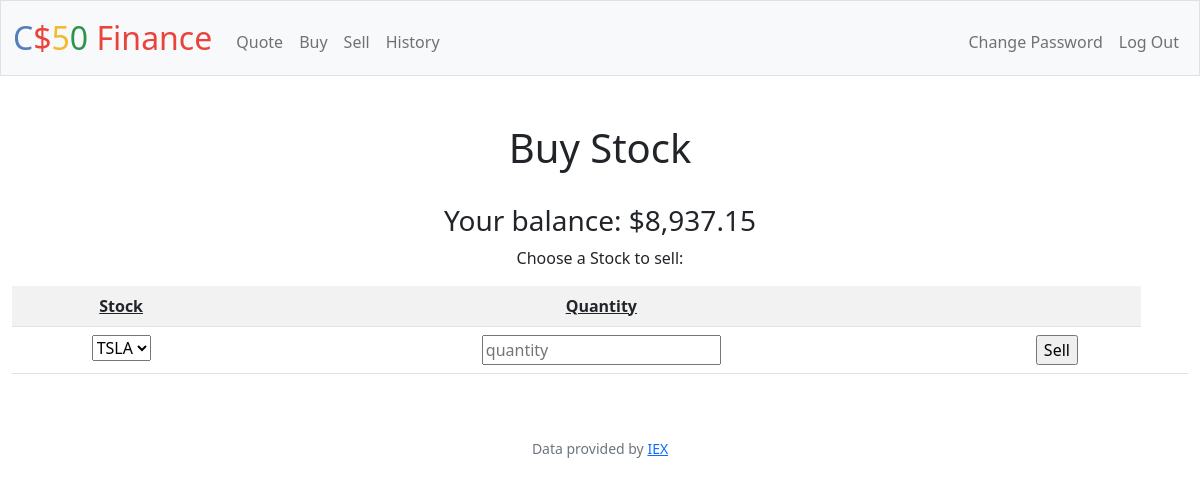
The app's page /sell (signed in), older data.
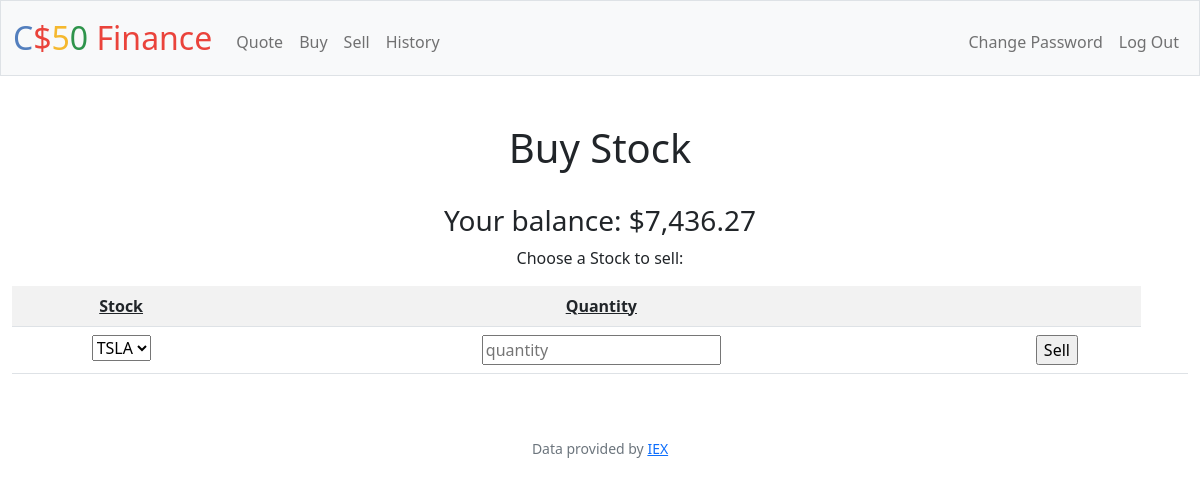
The same page, newer data.
### tables this page shows
CREATE TABLE users (id INTEGER PRIMARY KEY AUTOINCREMENT NOT NULL, username TEXT NOT NULL, hash TEXT NOT NULL, cash NUMERIC NOT NULL DEFAULT 10000.00);

### app.py (the view, shortened to what this page needs)
@app.route("/sell", methods=["GET", "POST"])
@login_required
def sell():
    balance = db.execute(
        "SELECT cash FROM users WHERE id = ?", session["user_id"])
    stocks = db.execute(
        "SELECT stock FROM stocks where person_id = ? AND quantity > 0",  session["user_id"])
    return render_template("sell.html", cash=balance[0]["cash"], stocks=stocks)

### app.py (called while the page is built)
@app.after_request
def after_request(response):
    response.headers["Cache-Control"] = "no-cache, no-store, must-revalidate"
    response.headers["Expires"] = 0
    response.headers["Pragma"] = "no-cache"
    return response

### helpers.py (called while the page is built)
def login_required(f):
    @wraps(f)
    def decorated_function(*args, **kwargs):
        if session.get("user_id") is None:
            return redirect("/login")
        return f(*args, **kwargs)
    return decorated_function

def usd(value):
    return f"${value:,.2f}"

### templates/sell.html (shortened to what this page needs)
{% extends "layout.html"%}
{% block main %}
    <h1> Buy Stock </h1>
    <br>
    <form action="/sell" method="post">
        <h3>Your balance: {{ cash | usd }}</h3>
        <label for="cars">Choose a Stock to sell:</label>
            <table class="table table-striped">
                <tr>
                    <th class="headings">Stock</th>
                    <th class="headings">Quantity</th>
                    <th> </th>
                </tr>
                <tr>
                    <td>
                        <select id ="sell" name="sell">
                        {% for stock in stocks %}
                            <option> {{ stock.stock }} </option>
                        {%endfor%}
                        </select>
                    </td>
                    <td>
                        <input id="quanitity" name="quantity" type="text" placeholder="quantity">
                    </td>
                    <td>
                        <input type="submit" value="Sell">
                    <td>
                </tr>
            </table>
    </form>
{% endblock %}

### templates/layout.html (shortened to what this page needs)
<!DOCTYPE html>
<html lang="en">
    <head>
        <link href="https://cdn.jsdelivr.net/npm/bootstrap@5.1.3/dist/css/bootstrap.min.css" rel="stylesheet">
        <link href="/static/styles.css" rel="stylesheet">
    </head>
    <body>
        <nav class="bg-light border navbar navbar-expand-md navbar-light">
            <div class="container-fluid">
                <a class="navbar-brand" href="/"><span class="blue">C</span><span class="red">$</span><span class="yellow">5</span><span class="green">0</span> <span class="red">Finance</span></a>
                <div class="collapse navbar-collapse" id="navbar">
                    {% if session["user_id"] %}
                        <ul class="navbar-nav me-auto mt-2">
                            <li class="nav-item"><a class="nav-link" href="/quote">Quote</a></li>
                            <li class="nav-item"><a class="nav-link" href="/buy">Buy</a></li>
                            <li class="nav-item"><a class="nav-link" href="/sell">Sell</a></li>
                            <li class="nav-item"><a class="nav-link" href="/history">History</a></li>
                        </ul>
                        <ul class="navbar-nav ms-auto mt-2">
                            <li class="nav-item"><a class="nav-link" href="/changepassword">Change Password</a></li>
                            <li class="nav-item"><a class="nav-link" href="/logout">Log Out</a></li>
                        </ul>
                    {% else %}
                        <ul class="navbar-nav ms-auto mt-2">
                            <li class="nav-item"><a class="nav-link" href="/register">Register</a></li>
                            <li class="nav-item"><a class="nav-link" href="/login">Log In</a></li>
                        </ul>
                    {% endif %}
                </div>
            </div>
        </nav>
        <main class="container-fluid py-5 text-center">
            {% block main %}{% endblock %}
        </main>
        <footer class="mb-5 small text-center text-muted">
            Data provided by <a href="https://iexcloud.io/">IEX</a>
        </footer>
    </body>
</html>

### static/styles.css (style rules this page uses)
nav .navbar-brand { font-size: xx-large; }
nav .navbar-brand .blue { color: #537fbe; }
nav .navbar-brand .red { color: #ea433b; }
nav .navbar-brand .yellow { color: #f5b82e; }
nav .navbar-brand .green { color: #2e944b; }
.headings { text-decoration: underline; font-weight: bold; }

Row changes from the older to the newer data that the page shows:
changed users: cash "$8,937.15" → "$7,436.27"
